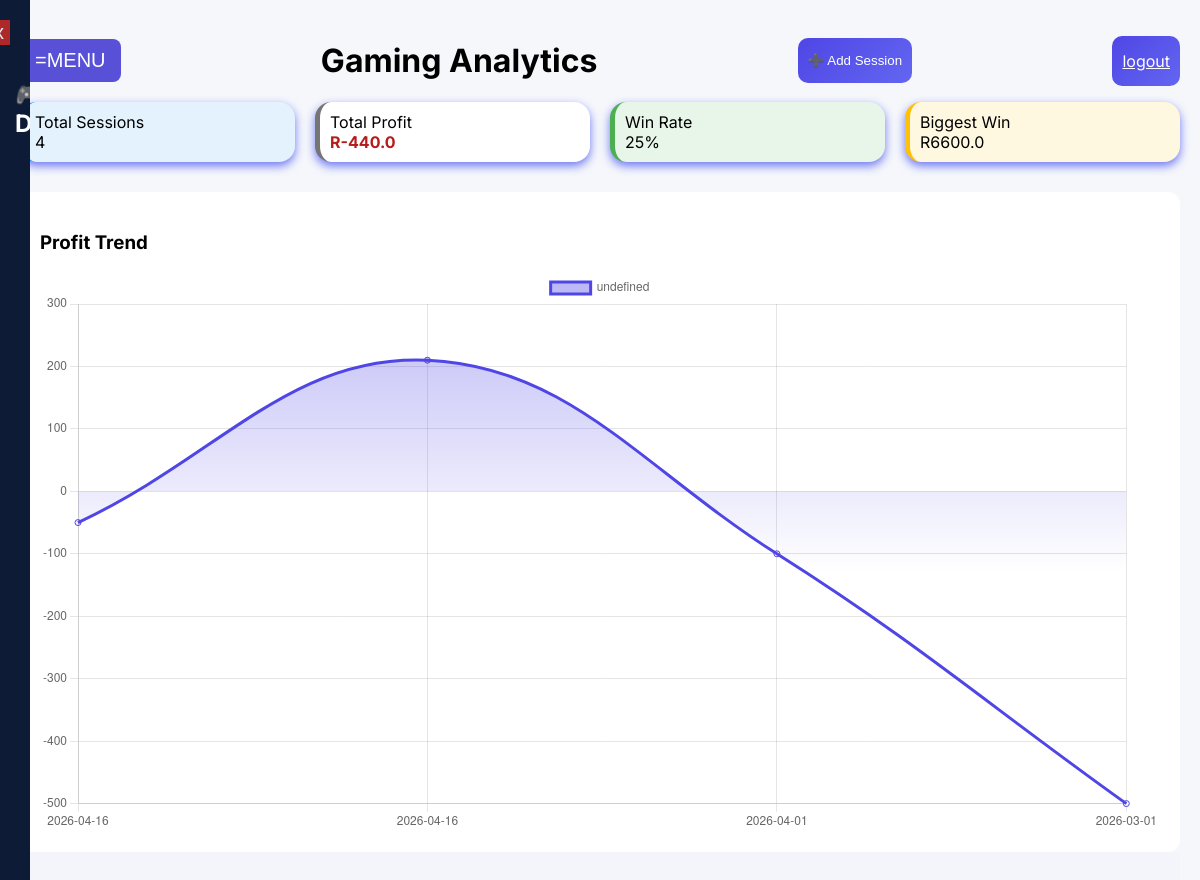
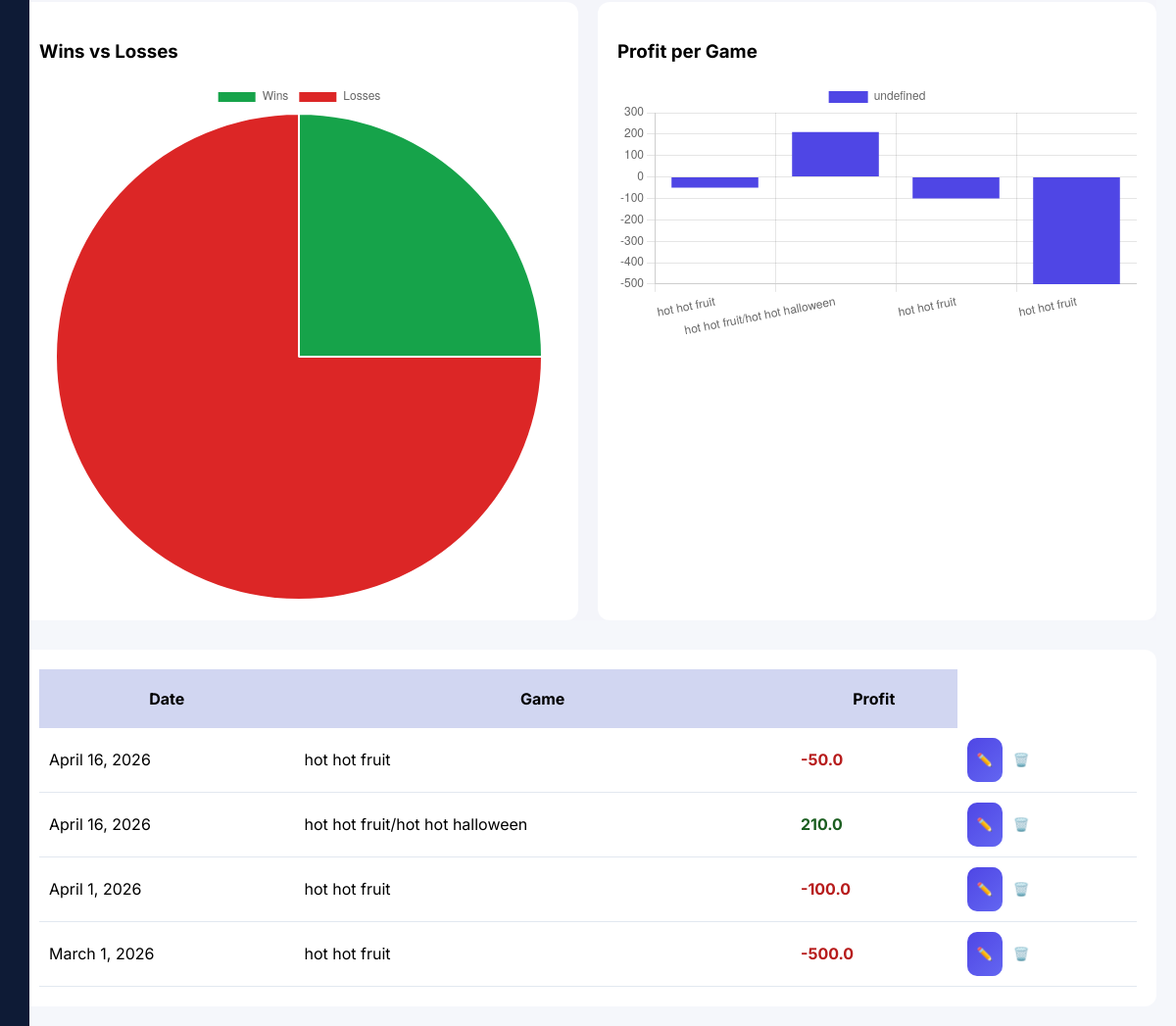
Page /sessions/ (signed in) on the earlier database version (2 pictures, top to bottom).
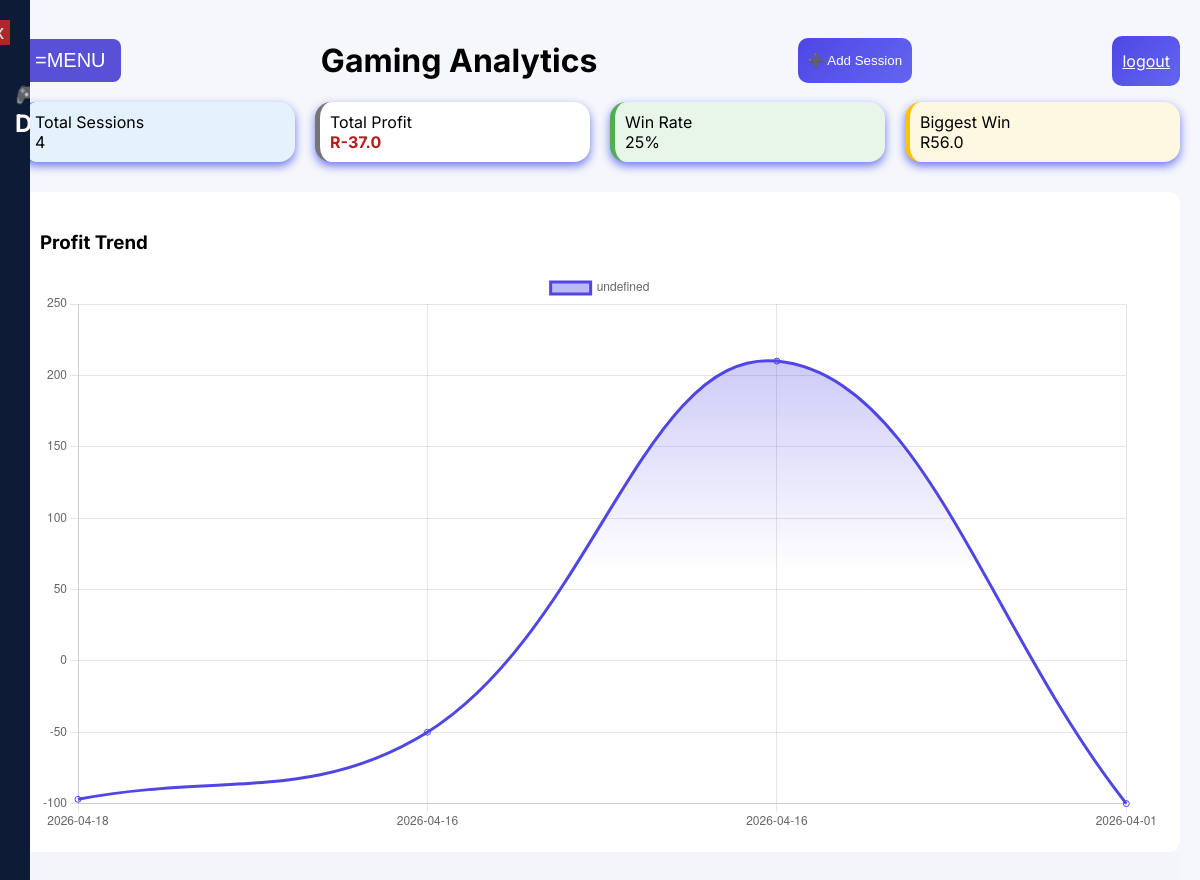
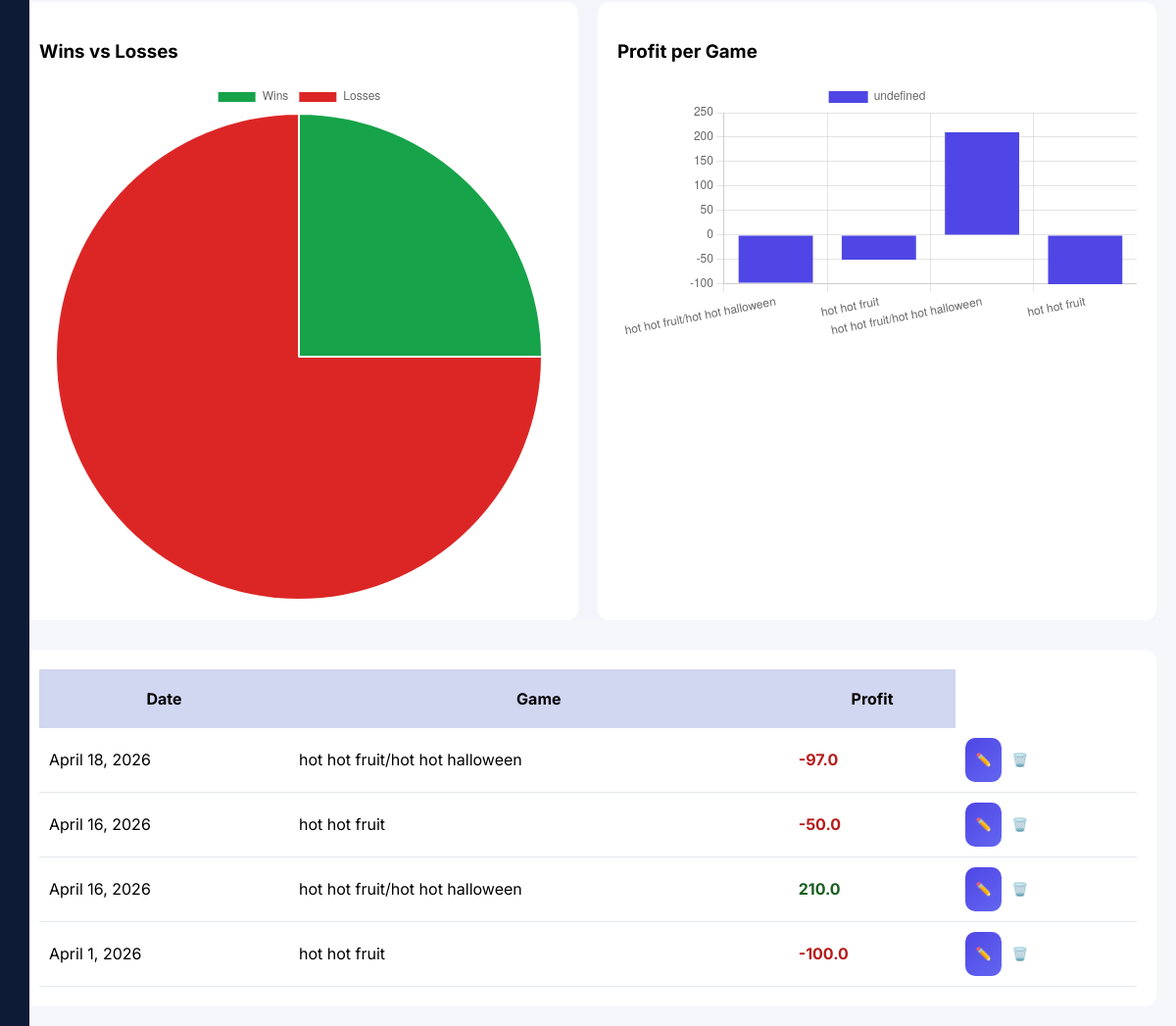
Same page on the later database version (2 pictures, top to bottom).
### dashboard/models.py (models this page shows, shortened)
class GamingSession(models.Model):
    user = models.ForeignKey(User, on_delete=models.CASCADE)
    date = models.DateField()
    game_name = models.CharField(max_length=100)
    time_played = models.CharField(max_length=20)
    start_balance = models.FloatField()
    end_balance = models.FloatField()
    profit = models.FloatField(blank= True, null= True)
    spins = models.IntegerField()
    bet = models.FloatField()
    best_win = models.FloatField()
    bonus_buy = models.BooleanField(default=False)
    spin_mode = models.CharField(max_length=50)
    video_name = models.CharField(max_length=100, blank=True)
    created_at = models.DateTimeField(auto_now_add=True)

### dashboard/views.py (the view)
# urls.py: path('sessions/', views.dashboard_view,name='dashboard'),#defalt page
@login_required
def dashboard_view(request):
    sessions = GamingSession.objects.all().order_by('-date')
    start_date = request.GET.get('start')
    end_date = request.GET.get('end')
    if start_date and end_date:
        sessions = sessions.filter(date__range=[start_date, end_date])
    total_sessions = sessions.count()
    total_profit = sum(s.profit or 0 for s in sessions)
    biggest_win = max([s.best_win for s in sessions], default=0)
    wins = sum(1 for s in sessions if (s.profit or 0) > 0)
    losses = sum(1 for s in sessions if (s.profit or 0) <= 0)
    win_rate = (wins / total_sessions * 100) if total_sessions > 0 else 0
    dates = [s.date.strftime("%Y-%m-%d") for s in sessions]
    profits = [s.profit or 0 for s in sessions]
    games = [s.game_name for s in sessions]
    if request.method == "POST":
        form = GamingSessionForm(request.POST)
        if form.is_valid():
            form.save()
            return redirect('dashboard')
    else:
        form = GamingSessionForm()
    return render(request, 'dashboard/dashboard.html', {
        'sessions': sessions,
        'form': form,
        'total_sessions': total_sessions,
        'total_profit': total_profit,
        'biggest_win': biggest_win,
        'win_rate': round(win_rate),
        'dates': dates,
        'profits': profits,
        'games': games,
        'losses': losses,
        'wins': wins,
    })

### dashboard/templates/dashboard/dashboard.html (shortened to what this page needs)
<!DOCTYPE html>
<html lang="en">
<head>
</head>
<body>
<div id="sidebar" class="sidebar">
    <button id="close-btn" class="close-btn">x</button>
    <h2>🎮 Dashboard</h2>
    <a href="{% url 'overview' %}" class="{% if request.path == '/' %}active{% endif %}">
    </a>
    <a href="{% url 'dashboard' %}" class="{% if request.path == '/sessions/' %}active{% endif %}">
    </a>
</div>
<div class="main">
<div class="header">
    <button id="menu-btn" class="menu-button">=MENU</button>
    <h1>Gaming Analytics</h1>
    <button class="btn" onclick="openModal()">➕ Add Session</button>
    <a href="{% url 'logout' %}" class="btn" style= "background":#ef4444;>
        logout
    </a>
</div>
<div class="cards">
    <div class="card blue">
        <div class="card-top">Total Sessions</div>
        <div class="card-value">{{ total_sessions }}</div>
    </div>
    <div class="card white">
        <div class="card-top">Total Profit</div>
        <div class="card-value {% if total_profit > 0 %}green{% else %}red{% endif %}">
            R{{ total_profit }}
        </div>
    </div>
    <div class="card green-card">
        <div class="card-top">Win Rate</div>
        <div class="card-value">{{ win_rate }}%</div>
    </div>
    <div class="card yellow">
        <div class="card-top">Biggest Win</div>
        <div class="card-value">R{{ biggest_win }}</div>
    </div>
</div>
<div class="chart-box">
    <h3>Profit Trend</h3>
    <canvas id="chart"></canvas>
</div>
<div class="charts">
<div class="chart-box">
    <h3>Wins vs Losses</h3>
    <canvas id="pieChart"></canvas>
</div>
<div class="chart-box">
    <h3>Profit per Game</h3>
    <canvas id="barChart"></canvas>
</div>
</div>
<div class="table-box">
<table>
<tr><th>Date</th><th>Game</th><th>Profit</th></tr>
{% for session in sessions %}
<tr>
    <td>{{ session.date }}</td>
    <td>{{ session.game_name }}</td>
    <td class="{% if session.profit > 0 %}green{% else %}red{% endif %}">
        {{ session.profit }}
    </td>
    <td>
        <button class="btn"
            onclick="editSession('{{ session.id }}','{{ session.date }}','{{ session.game_name }}','{{ session.profit }}')">
            ✏️
        </button>
        <form method="POST" action="{% url 'delete_session' session.id %}" style="display:inline;">
            <button type="submit" style="border:none;background:none;color:red;cursor:pointer;">
                🗑️
            </button>
        </form>
    </td>
</tr>
{% endfor %}
</table>
</div>
</div>
<script>
const sidebar = document.getElementById("sidebar");
const menuBtn = document.getElementById('menu-btn');
const closeBtn = document.getElementById('close-btn');
const overlay = document.getElementById('overlay');
menuBtn.onclick = () => {
    sidebar.classList.add("active");
    overlay.classList.add("active");
}
closeBtn.onclick = () => {
    sidebar.classList.remove("active");
    overlay.classList.remove("active");
}
overlay.onclick = () => {
    sidebar.classList.remove("active");
    overlay.classList.remove("active");
}
// CHARTS
const ctx = document.getElementById('chart').getContext('2d');
const gradient = ctx.createLinearGradient(0,0,0,300);
gradient.addColorStop(0,"rgba(79,70,229,0.4)");
gradient.addColorStop(1,"rgba(79,70,229,0)");
new Chart(ctx,{
type:'line',
data:{
labels: {{ dates|safe }},
datasets:[{
data: {{ profits|safe }},
borderColor:"#4f46e5",
backgroundColor:gradient,
fill:true,
tension:0.4
}]
}
});
new Chart(document.getElementById('pieChart'),{
type:'pie',
data:{
labels:['Wins','Losses'],
datasets:[{
data:[{{ wins|default:0 }},{{ losses|default:0 }}],
backgroundColor:['#16a34a','#dc2626']
}]
}
});
new Chart(document.getElementById('barChart'),{
type:'bar',
data:{
labels: {{ games|default:"[]"|safe }},
datasets:[{
data: {{ profits|default:"[]"|safe }},
backgroundColor:"#4f46e5"
}]
}
});
// MODAL
function openModal() {
    document.getElementById("modal").style.display = "block";
    document.getElementById("sessionForm").reset();
    document.getElementById("session_id").value = "";
}
function editSession(id, date, game, profit) {
    openModal();
    document.getElementById("session_id").value = id;
    // These names MUST match your form fields
    document.getElementById("id_date").value = date;
    document.getElementById("id_game_name").value = game;
    document.getElementById("id_profit").value = profit;
}
function closeModal() {
    document.getElementById("modal").style.display = "none";
}
window.onclick = function(e) {
    if (e.target.id === "modal") {
        closeModal();
    }
}
</script>
</body>
</html>

### dashboard/templates/dashboard/dashboard.html (style rules this page uses)
body { margin: 0; font-family: 'Inter', sans-serif; background: #f5f7fb; display: flex; }
.sidebar { width: 0; background: #0e1b36; color: white; height: 100%; padding: 15px; position: fixed; top: 0; left: 0; overflow-x: hidden; transition: width 0.3s ease; padding-top: 60px; z-index: 1000; box-shadow:0.2s; }
.sidebar a { display: block; padding: 12px 20px; margin: 5px 0; color: #cbd5f5; text-decoration: none; border-radius: 8px; text-decoration: none; font-size: 18px; transition: 0.5s; }
.menu-button { font-size: 20px; padding: 10px 15px; cursor:pointer; background: #5851d8; color: white; border: none; border-radius: 8px; }
.close-btn { position: absolute; top:20px; right: 20px; font-size: 20px; background: #ad2929; border: none; color: #E2E8F0; cursor: pointer; }
.main { width: 100%; padding: 20px; }
.header { display: flex; justify-content: space-between; align-items: center; }
.btn { background: linear-gradient(135deg, #4f46e5, #6366f1); color: white; padding: 15px 10px; border-radius: 10px; border: none; cursor: pointer; }
.cards { display: grid; grid-template-columns: repeat(auto-fit, minmax(220px,1fr)); gap: 20px; }
.card { padding: 10px; border-radius: 16px; box-shadow: 0 4px 10px rgba(17, 31, 236, 0.59); }
.card:nth-child(1) { background: #E3F2FD; border-left: 5px solid #2196F3; }
.card:nth-child(2) { background: #FFFFFF; border-left:5px solid #757575; }
.card:nth-child(3) { background: #E8F5E9; border-left:5px solid #4CAF50; }
.card:nth-child(4) { background: #FFF8E1; border-left:5px solid #FFC107; }
.green { color: #1B5E20; font-weight: 700; }
.red { color: #B71C1C; font-weight: 700; }
.chart-box { background: white; padding: 20px; margin-top: 30px; border-radius: 12px; }
.charts { display: grid; grid-template-columns: repeat(auto-fit, minmax(300px,1fr)); gap: 20px; background: #803a5b02; }
.table-box { margin-top: 30px; background: white; padding: 20px; border-radius: 12px; overflow-x: auto; }
table { width: 100%; border-collapse: collapse; }
th { background: #0e27b330; padding: 20px; }
td { padding: 10px; border-bottom: 1px solid #e2e8f0; }

Differences in the rows shown:
removed GamingSession: best_win "6600.0", date "March 1, 2026", game_name "hot hot fruit", profit "-500.0"
added GamingSession: date "April 18, 2026", game_name "hot hot fruit/hot hot halloween", profit "-97.0"
Other differences:
{{ total_profit }}: "-440.0" → "-37.0"
{{ biggest_win }}: "6600.0" → "56.0"
chart data {{ dates|safe }}: ['2026-04-16', '2026-04-16', '2026-04-01', '2026-03-01'] → ['2026-04-18', '2026-04-16', '2026-04-16', '2026-04-01']
chart data {{ profits|safe }}: [-50.0, 210.0, -100.0, -500.0] → [-97.0, -50.0, 210.0, -100.0]
chart data {{ games|default:"[]"|safe }}: ['hot hot fruit', 'hot hot fruit/hot hot halloween', 'hot hot fruit', 'hot hot fruit'] → ['hot hot fruit/hot hot halloween', 'hot hot fruit', 'hot hot fruit/hot hot halloween', 'hot hot fruit']
chart data {{ profits|default:"[]"|safe }}: [-50.0, 210.0, -100.0, -500.0] → [-97.0, -50.0, 210.0, -100.0]
